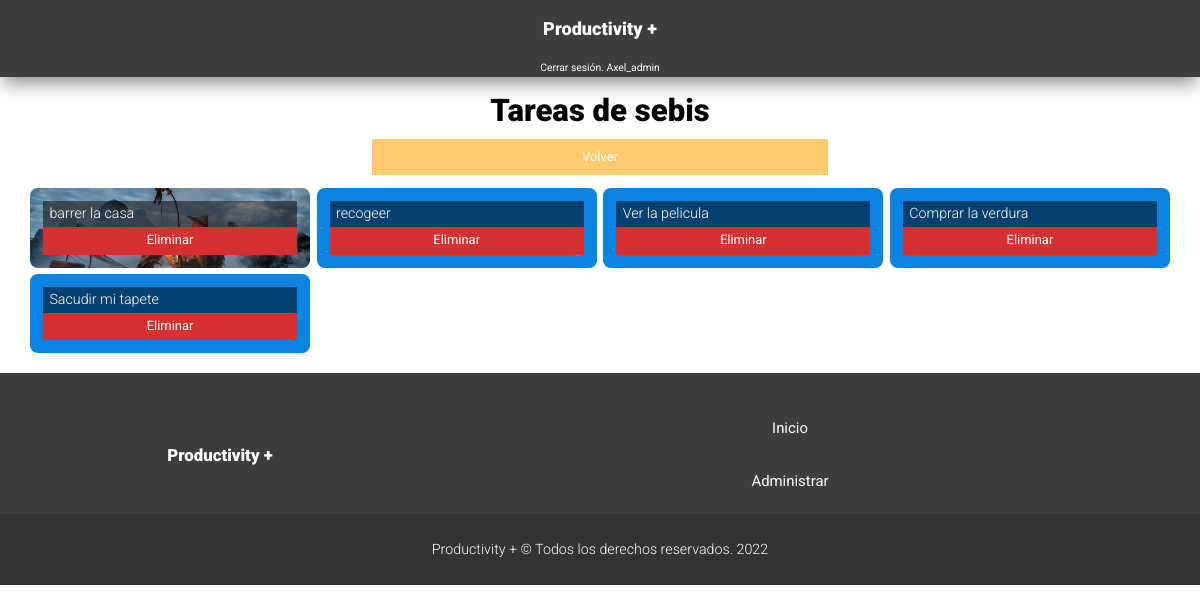
The app's page /admin/users/user_tasks.php?id=2 (signed in) with its own data.
### tables this page shows
CREATE TABLE `user` (
  `id` int(11) NOT NULL AUTO_INCREMENT,
  `name` varchar(20) NOT NULL,
  `last_name` varchar(25) NOT NULL,
  `tasks_completed` int(11) DEFAULT NULL,
  `email` varchar(45) NOT NULL,
  `password` char(60) NOT NULL,
  `username` varchar(20) NOT NULL,
  PRIMARY KEY (`id`),
  UNIQUE KEY `email_UNIQUE` (`email`),
  UNIQUE KEY `username_UNIQUE` (`username`)
);

CREATE TABLE `task` (
  `id` int(11) NOT NULL AUTO_INCREMENT,
  `title` varchar(45) NOT NULL,
  `image` varchar(200) DEFAULT NULL,
  `userId` int(11) NOT NULL,
  `date` date DEFAULT NULL,
  PRIMARY KEY (`id`),
  KEY `userId_idx` (`userId`),
  CONSTRAINT `userId` FOREIGN KEY (`userId`) REFERENCES `user` (`id`) ON DELETE NO ACTION ON UPDATE NO ACTION
);

### admin/users/user_tasks.php (the view, shortened to what this page needs)
<?php
$db = conectarDB();
mysqli_query($db,"SET NAMES 'utf8'");
$id = mysqli_real_escape_string($db, $_GET["id"]);
include "../../includes/templates/header.php";
?>
<main class="margin-top-bar">
    <header class="header-users container">
        <?php
        $query = "SELECT username FROM user WHERE id = ${id}";
        $consult = mysqli_query($db, $query);
        $username = mysqli_fetch_assoc($consult);
        ?>
        <h2 class="center-text">Tareas de <?php echo $username["username"]; ?></h2>
        <a href="users.php" class="btn-orange center-section">Volver</a>
    </header>
    <div class="task-container container">
        <?php
        $query = "SELECT * FROM task WHERE userId = ${id};";
        $consult = mysqli_query($db, $query);
        while($task = mysqli_fetch_assoc($consult)):
        ?>
        <div class="task"
            style='background-image: url("../../images/<?php echo $task["image"]; ?>");'>
            <div class="task-content" id="<?php echo $task["id"]; ?>">
                <p class="title-task">
                    <?php echo $task["title"]; ?>
                </p>
                <form action="" method="POST">
                    <input type="submit" value="Eliminar" class="btn-red-block">
                </form>
            </div>
        </div>
        <?php endwhile; ?>
    </div>
</main>
<?php
include "../../includes/templates/footer.php";
?>

### build/css/app.css (style rules this page uses)
html { -webkit-text-size-adjust:100%;line-height:1.15 }
body { margin:0 }
main { display:block }
a { background-color:transparent }
button,input,optgroup,select,textarea { font-family:inherit;font-size:100%;line-height:1.15;margin:0 }
button,input { overflow:visible }
[type=button],[type=reset],[type=submit],button { -webkit-appearance:button }
html { box-sizing:border-box;font-size:62.5% }
@media (min-width:954px) { html { font-size:40.5% } }
*,:after,:before { box-sizing:inherit }
body { font-family:Roboto,sans-serif;font-size:1.6rem;line-height:1.8 }
.container { margin:0 auto;max-width:180rem;width:90% }
@media (min-width:954px) { .container { width:95% } }
a { text-decoration:none }
h1,h2 { margin:0 }
h2 { font-size:4.8rem;font-weight:900 }
h3,p { font-weight:300 }
p { font-size:2.2rem }
.center-text { text-align:center }
.margin-top-bar { margin-top:12.8rem }
.center-section { margin:0 auto;width:90% }
@media (min-width:954px) { .center-section { width:40% } }
.btn-orange { background-color:#fdcb6e;border:none;color:#fff;display:block;font-size:2rem;font-weight:400;padding:1rem 3rem;text-align:center;text-decoration:none }
.btn-red-block { background-color:#d63031;border:none;color:#fff;display:block;font-size:2rem;font-weight:400;height:100%;padding:1rem 3rem;text-align:center;text-decoration:none;width:100% }
.task-container { display:grid;gap:1rem;grid-template-columns:1fr }
@media (min-width:542px) { .task-container { grid-template-columns:1fr 1fr } }
@media (min-width:954px) { .task-container { grid-template-columns:1fr 1fr 1fr } }
@media (min-width:1200px) { .task-container { grid-template-columns:1fr 1fr 1fr 1fr } }
.task { background-color:#0984e3;background-position:50%,50%;background-size:cover;border-radius:1.2rem;color:#fff;padding:2rem;transition:.1s ease-in-out }
.task p { background-color:rgba(0,0,0,.5);margin:0;padding:0 1rem }
.header-users { margin-bottom:2rem }

### records on screen
user: username "sebis"
task: image (picture), title "barrer la casa"
task: title "recogeer"
task: title "Ver la pelicula"
task: title "Comprar la verdura"
task: title "Sacudir mi tapete"

### other values on screen
$_SESSION['username'] "Axel_admin"
